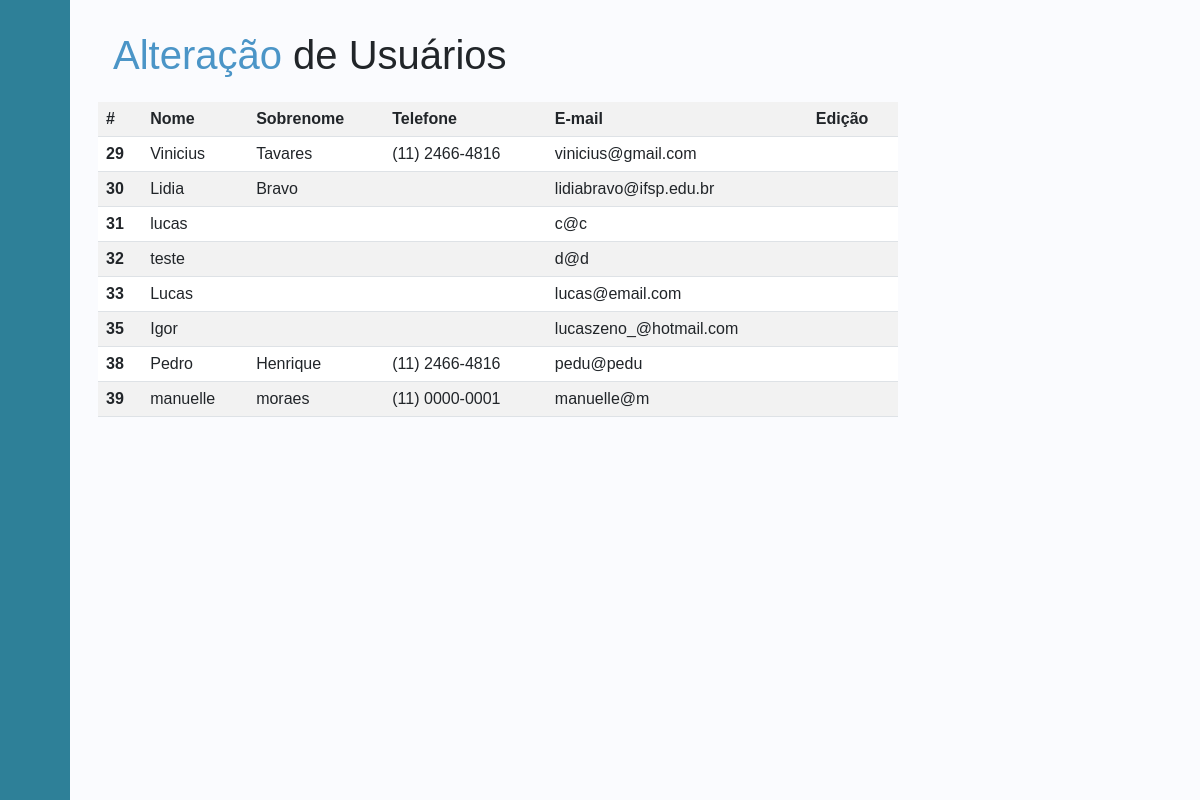
Page /view/admin.php (signed in) on the committed database.
### tables this page shows
CREATE TABLE `usuarios` (
  `id` int(11) NOT NULL,
  `nome` varchar(255) NOT NULL,
  `email` varchar(255) NOT NULL,
  `senha` varchar(255) NOT NULL,
  `admin` tinyint(1) NOT NULL,
  `login` tinyint(1) NOT NULL,
  `sobrenome` varchar(255) NOT NULL,
  `telefone` varchar(20) NOT NULL
);

### config/Connection.php (called while the page is built, shortened)
<?php
class Connection {
    private $host = 'localhost';
    private $username = 'root';
    private $password = '';
    private $database = 'hostdeprojetos_tess';
    public function connection() {
        $con = new mysqli($this->host, $this->username, $this->password, $this->database);
        mysqli_set_charset($con, 'utf8');
        return $con;
    }
}

### model/AdminDAO.php (called while the page is built, shortened)
<?php
class AdminDAO {
    public function getAllUsers(Connection $con) {
        $query = 'SELECT * FROM usuarios';
        return mysqli_query($con->connection(), $query);
    }
}

### class/Usuario.php (called while the page is built, shortened)
<?php
class Usuario {
    private $id;
    private $nome;
    private $sobrenome;
    private $telefone;
    private $email;
    function __construct($nome = null, $sobrenome = null, $telefone = null, $email = null, $senha = null) {
        $this->nome = $nome;
        $this->sobrenome = $sobrenome;
        $this->telefone = $telefone;
        $this->email = $email;
    }
    public function getId() {
        return $this->id;
    }
    public function getNome() {
        return $this->nome;
    }
    public function getSobrenome() {
        return $this->sobrenome;
    }
    public function getTelefone() {
        return $this->telefone;
    }
    public function getEmail() {
        return $this->email;
    }
    public function setId ($id) {
        $this->id = $id;
    }
}

### controllers/AdminController.php (the view, shortened to what this page needs)
<?php
require_once('../class/Usuario.php');
require_once('../model/AdminDAO.php');
require_once('../config/Connection.php');
class AdminController {
    public function pegaUsuarios() {
        $conexao = new Connection();
        $admin = new AdminDAO();
        $resultado = $admin->getAllUsers($conexao);
        if($resultado->num_rows > 0) {
            echo '<table class="table table-striped">';
            echo     '<tr>
                          <th scope="col">#</th>
                          <th scope="col">Nome</th>
                          <th scope="col">Sobrenome</th>
                          <th scope="col">Telefone</th>
                          <th scope="col">E-mail</th>
                          <th scope="col">Edição</th>
                      </tr>';
            while($user = $resultado->fetch_assoc()) {
                $usuario = new Usuario($user['nome'], $user['sobrenome'], $user['telefone'], $user['email']);
                $usuario->setId($user['id']);
                echo  '<tr>'.
                          '<th scope="row">'.$usuario->getId().'</th>'.
                          '<td>'.$usuario->getNome().'</td>'.
                          '<td>'.$usuario->getSobrenome().'</td>'.
                          '<td>'.$usuario->getTelefone().'</td>'.
                          '<td>'.$usuario->getEmail().'</td>'.
                          '<td><a href="../view/editar.php?id='.$usuario->getId().'"> <i class="lni lni-pencil"></i> </a></td>'.
                      '</tr>';
            }
            echo '</table>';
        }
    }
}

### src/style/style3.css (style rules this page uses)
* { font-family: "Poppins", sans-serif; }
body { font-family: 'Poppins', sans-serif; }
body { background-color: #f7f7f7; }

### rows in the picture
usuarios: id "29", nome "Vinicius", sobrenome "Tavares", telefone "(11) 2466-4816", email "vinicius@gmail.com"
usuarios: id "30", nome "Lidia", sobrenome "Bravo", email "lidiabravo@ifsp.edu.br"
usuarios: id "31", nome "lucas", email "c@c"
usuarios: id "32", nome "teste", email "d@d"
usuarios: id "33", nome "Lucas", email "lucas@email.com"
usuarios: id "35", nome "Igor", email "lucaszeno_@hotmail.com"
usuarios: id "38", nome "Pedro", sobrenome "Henrique", telefone "(11) 2466-4816", email "pedu@pedu"
usuarios: id "39", nome "manuelle", sobrenome "moraes", telefone "(11) 0000-0001", email "manuelle@m"
